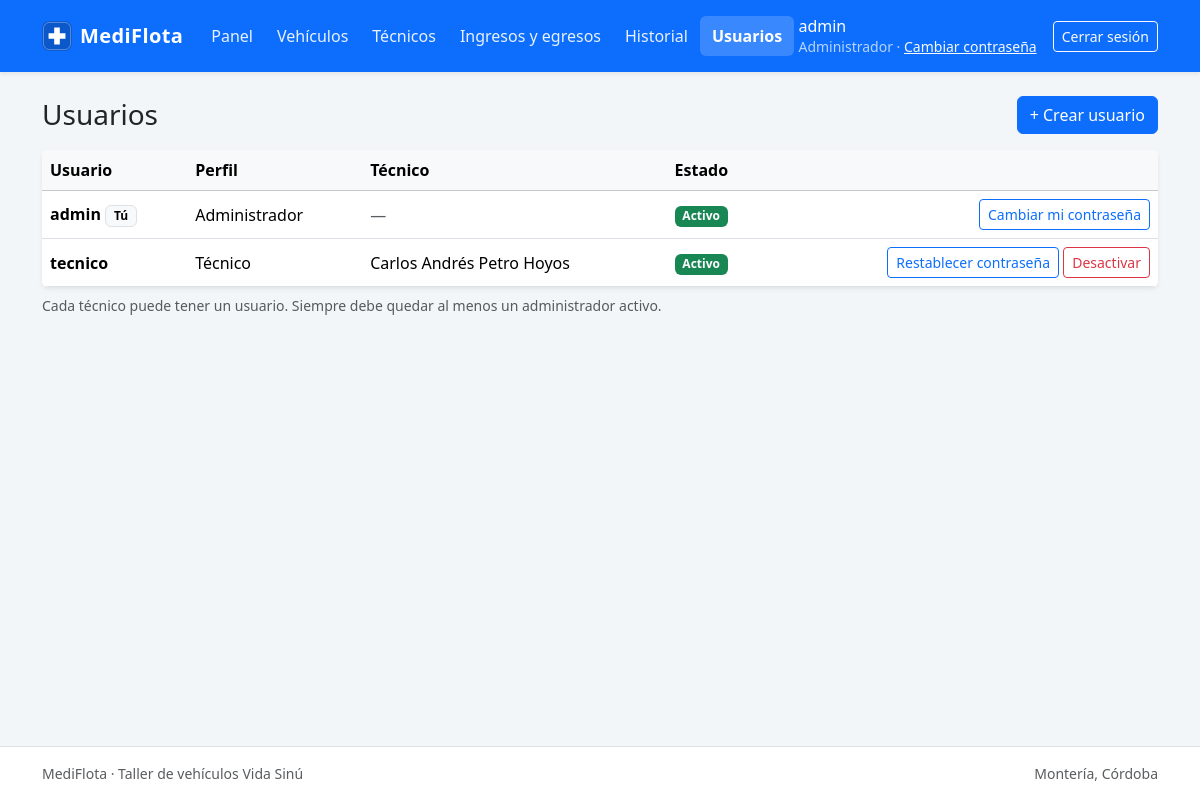
The page /modules/usuarios/index.php (signed in) on the database its author committed.
### tables this page shows
CREATE TABLE usuario (
  id_usuario     INT          NOT NULL AUTO_INCREMENT,
  usuario        VARCHAR(50)  NOT NULL,
  password_hash  VARCHAR(255) NOT NULL,
  perfil         ENUM('administrador','tecnico') NOT NULL,
  id_tecnico     INT          NULL,
  activo         TINYINT(1)   NOT NULL DEFAULT 1,
  PRIMARY KEY (id_usuario),
  UNIQUE KEY uq_usuario_usuario (usuario),
  UNIQUE KEY uq_usuario_id_tecnico (id_tecnico),
  CONSTRAINT fk_usuario_tecnico
    FOREIGN KEY (id_tecnico) REFERENCES tecnico (id_tecnico),
  CONSTRAINT chk_usuario_perfil_tecnico
    CHECK (perfil <> 'tecnico' OR id_tecnico IS NOT NULL)
);

CREATE TABLE tecnico (
  id_tecnico    INT          NOT NULL AUTO_INCREMENT,
  nombre        VARCHAR(100) NOT NULL,
  documento     VARCHAR(20)  NOT NULL,
  telefono      VARCHAR(20)  NULL,
  especialidad  VARCHAR(60)  NOT NULL,
  activo        TINYINT(1)   NOT NULL DEFAULT 1,
  PRIMARY KEY (id_tecnico),
  UNIQUE KEY uq_tecnico_documento (documento)
);

### includes/funciones.php (called while the page is built, shortened)
<?php
function e($valor): string
{
    return htmlspecialchars((string) $valor, ENT_QUOTES, 'UTF-8');
}
function url(string $ruta = ''): string
{
    return BASE_URL . '/' . ltrim($ruta, '/');
}

### includes/sesion.php (called while the page is built, shortened)
<?php
require_once __DIR__ . '/../config/database.php';
require_once __DIR__ . '/funciones.php';
function usuario_actual(): ?array
{
    return $_SESSION['usuario'] ?? null;
}
    ?>

### config/database.php (called while the page is built, shortened)
<?php
function db(): PDO
{
    static $pdo = null;
    if ($pdo === null) {
        $dsn = sprintf('mysql:host=%s;port=%d;dbname=%s;charset=utf8mb4', DB_HOST, DB_PORT, DB_NAME);
        try {
            $pdo = new PDO($dsn, DB_USER, DB_PASS, [
                PDO::ATTR_ERRMODE            => PDO::ERRMODE_EXCEPTION,
                PDO::ATTR_DEFAULT_FETCH_MODE => PDO::FETCH_ASSOC,
                PDO::ATTR_EMULATE_PREPARES   => false,
            ]);
        } catch (PDOException $e) {
            error_log('MediFlota - error de conexión: ' . $e->getMessage());
            http_response_code(500);
            exit('No se pudo conectar con la base de datos. Verifica que MySQL esté iniciado en XAMPP.');
        }
    }
    return $pdo;
}

### modules/usuarios/logica.php (called while the page is built, shortened)
<?php
require_once __DIR__ . '/../../config/database.php';
require_once __DIR__ . '/../../includes/funciones.php';
function listar_usuarios(): array
{
    return db()->query(
        'SELECT u.id_usuario, u.usuario, u.perfil, u.activo, u.id_tecnico,
                t.nombre AS nombre_tecnico, t.activo AS tecnico_activo
           FROM usuario u
           LEFT JOIN tecnico t ON t.id_tecnico = u.id_tecnico
          ORDER BY u.activo DESC, u.perfil, u.usuario'
    )->fetchAll();
}

### includes/menu.php (called while the page is built, shortened)
<?php
require_once __DIR__ . '/sesion.php';
function menu_del_usuario(): array
{
    $perfil = usuario_actual()['perfil'] ?? null;
    $pagina = $_SERVER['SCRIPT_NAME'] ?? '';
    $opciones = [];
    foreach (MENU_PRINCIPAL as $opcion) {
        $opcion['disponible'] = is_file(__DIR__ . '/../' . $opcion['ruta'] . 'index.php');
        $opcion['actual']     = stripos($pagina, url($opcion['ruta'])) === 0;
        $opciones[] = $opcion;
    }
    return $opciones;
}
function nombre_perfil(?string $perfil): string
{
    return ['administrador' => 'Administrador', 'tecnico' => 'Técnico'][$perfil] ?? (string) $perfil;
}

### modules/usuarios/index.php (the view, shortened to what this page needs)
<?php
require_once __DIR__ . '/../../includes/sesion.php';
require_once __DIR__ . '/logica.php';
$yo = usuario_actual();
$usuarios = listar_usuarios();
require __DIR__ . '/../../includes/header.php';
?>
<div class="d-flex justify-content-between align-items-center flex-wrap gap-2 mb-3">
    <h1 class="h3 mb-0">Usuarios</h1>
    <a href="<?= e(url('modules/usuarios/formulario.php')) ?>" class="btn btn-primary">+ Crear usuario</a>
</div>
<div class="table-responsive bg-white rounded shadow-sm">
    <table class="table table-hover align-middle mb-0">
        <thead class="table-light">
            <tr>
                <th>Usuario</th>
                <th>Perfil</th>
                <th>Técnico</th>
                <th>Estado</th>
                <th></th>
            </tr>
        </thead>
        <tbody>
        <?php foreach ($usuarios as $usr): $activo = (int) $usr['activo'] === 1; $soyYo = (int) $usr['id_usuario'] === $yo['id_usuario']; ?>
            <tr class="<?= $activo ? '' : 'text-muted' ?>">
                <td>
                    <strong><?= e($usr['usuario']) ?></strong>
                    <?php if ($soyYo): ?><span class="badge text-bg-light border">Tú</span><?php endif; ?>
                </td>
                <td><?= e(nombre_perfil($usr['perfil'])) ?></td>
                <td>
                    <?php if ($usr['nombre_tecnico'] !== null): ?>
                        <?= e($usr['nombre_tecnico']) ?>
                    <?php else: ?>
                        <span class="text-muted">—</span>
                    <?php endif; ?>
                </td>
                <td>
                    <?= $activo ? '<span class="badge text-bg-success">Activo</span>' : '<span class="badge text-bg-secondary">Inactivo</span>' ?>
                </td>
                <td class="text-end text-nowrap">
                    <?php if ($soyYo): ?>
                        <a class="btn btn-sm btn-outline-primary" href="<?= e(url('cambiar_clave.php')) ?>">Cambiar mi contraseña</a>
                    <?php else: ?>
                        <a class="btn btn-sm btn-outline-primary"
                           href="<?= e(url('modules/usuarios/clave.php?id=' . $usr['id_usuario'])) ?>">Restablecer contraseña</a>
                        <form method="post" class="d-inline"
                              <?php if ($activo): ?>
                                  data-confirmar="<?= e('¿Desactivar al usuario ' . $usr['usuario'] . '? No podrá iniciar sesión.') ?>"
                                  onsubmit="return confirm(this.dataset.confirmar);"
                              <?php endif; ?>>
                            <?php if ($activo): ?>
                                <button type="submit" name="accion" value="desactivar" class="btn btn-sm btn-outline-danger">Desactivar</button>
                            <?php else: ?>
                                <button type="submit" name="accion" value="activar" class="btn btn-sm btn-outline-secondary">Activar</button>
                            <?php endif; ?>
                        </form>
                    <?php endif; ?>
                </td>
            </tr>
        <?php endforeach; ?>
        </tbody>
    </table>
</div>
<p class="small text-muted mt-2 mb-0">
    Cada técnico puede tener un usuario. Siempre debe quedar al menos un administrador activo.
</p>
<?php require __DIR__ . '/../../includes/footer.php'; ?>

### includes/header.php (shortened to what this page needs)
<?php
require_once __DIR__ . '/sesion.php';
require_once __DIR__ . '/menu.php';
$encabezadoUsuario = usuario_actual();
$encabezadoCss     = 'assets/css/estilos.css';
?>
<!doctype html>
<html lang="es">
<head>
    <link rel="stylesheet" href="<?= e(url('assets/vendor/bootstrap/bootstrap.min.css')) ?>"
>
    <link rel="stylesheet" href="<?= e(url($encabezadoCss) . '?v=' . filemtime(__DIR__ . '/../' . $encabezadoCss)) ?>">
</head>
<body class="d-flex flex-column min-vh-100">
<nav class="navbar navbar-expand-lg navbar-dark bg-primary shadow-sm mb-4">
    <div class="container">
        <a class="navbar-brand d-flex align-items-center gap-2" href="<?= e(url('inicio.php')) ?>">
            <img src="<?= e(url('assets/img/logo.svg')) ?>" width="30" height="30" alt="">
            MediFlota
        </a>
        <div class="collapse navbar-collapse" id="menu-principal">
            <ul class="navbar-nav me-auto">
                <?php foreach (menu_del_usuario() as $opcion): ?>
                    <li class="nav-item">
                        <?php if ($opcion['disponible']): ?>
                            <a class="nav-link<?= $opcion['actual'] ? ' active' : '' ?>"
                               <?= $opcion['actual'] ? 'aria-current="page"' : '' ?>
                               href="<?= e(url($opcion['ruta'])) ?>"><?= e($opcion['titulo']) ?></a>
                        <?php else: ?>
                            <span class="nav-link disabled" title="En construcción"><?= e($opcion['titulo']) ?></span>
                        <?php endif; ?>
                    </li>
                <?php endforeach; ?>
            </ul>
            <div class="d-flex align-items-center gap-3 py-2 py-lg-0">
                <span class="navbar-text lh-sm">
                    <span class="text-white"><?= e($encabezadoUsuario['nombre']) ?></span><br>
                    <small><?= e(nombre_perfil($encabezadoUsuario['perfil'])) ?> ·
                        <a href="<?= e(url('cambiar_clave.php')) ?>" class="link-light">Cambiar contraseña</a></small>
                </span>
                <a class="btn btn-outline-light btn-sm" href="<?= e(url('logout.php')) ?>">Cerrar sesión</a>
            </div>
        </div>
    </div>
</nav>
<main class="container pb-5 flex-grow-1">

### assets/css/estilos.css (style rules this page uses)
:root { --mf-fondo: #f3f6f9; --mf-borde: #dee2e6; --mf-azul-oscuro: #0a3d8f; }
body { background-color: var(--mf-fondo); }
.navbar-brand { font-weight: 600; letter-spacing: .02em; }
.navbar-dark { --bs-navbar-color: rgba(255, 255, 255, .9); --bs-navbar-hover-color: #fff; --bs-navbar-active-color: #fff; --bs-navbar-disabled-color: rgba(255, 255, 255, .45); }
.navbar-dark .nav-link { border-radius: .375rem; }
.navbar-dark .nav-link.active { font-weight: 600; background-color: rgba(255, 255, 255, .18); }
@media (min-width: 992px) { .navbar-dark .nav-link { padding-left: .75rem !important; padding-right: .75rem !important; } }
.navbar-text small { color: rgba(255, 255, 255, .7); }

### rows shown on the page
usuario: usuario "admin", perfil "Administrador", shows "Tú", activo "Activo"
usuario: usuario "tecnico", perfil "Técnico", id_tecnico.nombre "Carlos Andrés Petro Hoyos", activo "Activo"

### other values the page prints
$opcion['titulo'] "Panel"
$opcion['titulo'] "Vehículos"
$opcion['titulo'] "Técnicos"
$opcion['titulo'] "Ingresos y egresos"
$opcion['titulo'] "Historial"
$opcion['titulo'] "Usuarios"
